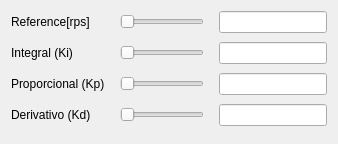
<?xml version="1.0" encoding="UTF-8"?>
<ui version="4.0">
 <class>MotorControl</class>
 <widget class="QWidget" name="MotorControl">
  <property name="geometry">
   <rect>
    <x>0</x>
    <y>0</y>
    <width>411</width>
    <height>250</height>
   </rect>
  </property>
  <property name="windowTitle">
   <string>Form</string>
  </property>
  <layout class="QHBoxLayout" name="horizontalLayout">
   <property name="sizeConstraint">
    <enum>QLayout::SetFixedSize</enum>
   </property>
   <item>
    <layout class="QGridLayout" name="gridLayout">
     <property name="sizeConstraint">
      <enum>QLayout::SetNoConstraint</enum>
     </property>
     <property name="bottomMargin">
      <number>7</number>
     </property>
     <property name="horizontalSpacing">
      <number>15</number>
     </property>
     <property name="verticalSpacing">
      <number>9</number>
     </property>
     <item row="3" column="0">
      <widget class="QLabel" name="label_5">
       <property name="text">
        <string>Derivativo (Kd)</string>
       </property>
      </widget>
     </item>
     <item row="0" column="0">
      <widget class="QLabel" name="label_2">
       <property name="sizePolicy">
        <sizepolicy hsizetype="Minimum" vsizetype="Minimum">
         <horstretch>0</horstretch>
         <verstretch>0</verstretch>
        </sizepolicy>
       </property>
       <property name="text">
        <string>Reference[rps]</string>
       </property>
      </widget>
     </item>
     <item row="0" column="2">
      <widget class="QLineEdit" name="lineEdit_ref"/>
     </item>
     <item row="1" column="2">
      <widget class="QLineEdit" name="lineEdit_Ki"/>
     </item>
     <item row="3" column="1">
      <widget class="QSlider" name="horizontalSlider_kd">
       <property name="maximum">
        <number>10000</number>
       </property>
       <property name="orientation">
        <enum>Qt::Horizontal</enum>
       </property>
      </widget>
     </item>
     <item row="2" column="1">
      <widget class="QSlider" name="horizontalSlider_kp">
       <property name="maximum">
        <number>40000</number>
       </property>
       <property name="singleStep">
        <number>0</number>
       </property>
       <property name="value">
        <number>0</number>
       </property>
       <property name="orientation">
        <enum>Qt::Horizontal</enum>
       </property>
      </widget>
     </item>
     <item row="1" column="1">
      <widget class="QSlider" name="horizontalSlider_ki">
       <property name="maximum">
        <number>25000</number>
       </property>
       <property name="value">
        <number>0</number>
       </property>
       <property name="orientation">
        <enum>Qt::Horizontal</enum>
       </property>
      </widget>
     </item>
     <item row="1" column="0">
      <widget class="QLabel" name="label_3">
       <property name="text">
        <string>Integral (Ki)</string>
       </property>
      </widget>
     </item>
     <item row="2" column="2">
      <widget class="QLineEdit" name="lineEdit_Kp"/>
     </item>
     <item row="2" column="0">
      <widget class="QLabel" name="label_4">
       <property name="text">
        <string>Proporcional (Kp)</string>
       </property>
      </widget>
     </item>
     <item row="3" column="2">
      <widget class="QLineEdit" name="lineEdit_Kd"/>
     </item>
     <item row="0" column="1">
      <widget class="QSlider" name="horizontalSlider_ref">
       <property name="maximum">
        <number>17000</number>
       </property>
       <property name="singleStep">
        <number>1</number>
       </property>
       <property name="value">
        <number>0</number>
       </property>
       <property name="orientation">
        <enum>Qt::Horizontal</enum>
       </property>
      </widget>
     </item>
    </layout>
   </item>
  </layout>
 </widget>
 <resources/>
 <connections/>
</ui>
